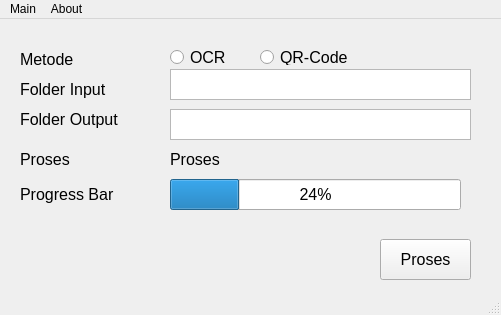
<?xml version="1.0" encoding="UTF-8"?>
<ui version="4.0">
 <class>MainWindow</class>
 <widget class="QMainWindow" name="MainWindow">
  <property name="geometry">
   <rect>
    <x>0</x>
    <y>0</y>
    <width>501</width>
    <height>315</height>
   </rect>
  </property>
  <property name="windowTitle">
   <string>MainWindow</string>
  </property>
  <widget class="QWidget" name="centralwidget">
   <widget class="QRadioButton" name="radio_OCR">
    <property name="geometry">
     <rect>
      <x>170</x>
      <y>30</y>
      <width>82</width>
      <height>17</height>
     </rect>
    </property>
    <property name="font">
     <font>
      <pointsize>12</pointsize>
     </font>
    </property>
    <property name="text">
     <string>OCR</string>
    </property>
   </widget>
   <widget class="QRadioButton" name="radio_QR">
    <property name="geometry">
     <rect>
      <x>260</x>
      <y>30</y>
      <width>101</width>
      <height>16</height>
     </rect>
    </property>
    <property name="font">
     <font>
      <pointsize>12</pointsize>
     </font>
    </property>
    <property name="text">
     <string>QR-Code</string>
    </property>
   </widget>
   <widget class="QTextEdit" name="input_path">
    <property name="geometry">
     <rect>
      <x>170</x>
      <y>50</y>
      <width>301</width>
      <height>31</height>
     </rect>
    </property>
    <property name="font">
     <font>
      <pointsize>12</pointsize>
     </font>
    </property>
   </widget>
   <widget class="QTextEdit" name="output_path">
    <property name="geometry">
     <rect>
      <x>170</x>
      <y>90</y>
      <width>301</width>
      <height>31</height>
     </rect>
    </property>
    <property name="font">
     <font>
      <pointsize>12</pointsize>
     </font>
    </property>
   </widget>
   <widget class="QProgressBar" name="progressBar">
    <property name="geometry">
     <rect>
      <x>170</x>
      <y>160</y>
      <width>291</width>
      <height>31</height>
     </rect>
    </property>
    <property name="font">
     <font>
      <pointsize>12</pointsize>
     </font>
    </property>
    <property name="value">
     <number>24</number>
    </property>
   </widget>
   <widget class="QPushButton" name="button_proses">
    <property name="geometry">
     <rect>
      <x>380</x>
      <y>220</y>
      <width>91</width>
      <height>41</height>
     </rect>
    </property>
    <property name="font">
     <font>
      <pointsize>12</pointsize>
     </font>
    </property>
    <property name="text">
     <string>Proses</string>
    </property>
   </widget>
   <widget class="QLabel" name="label_metode">
    <property name="geometry">
     <rect>
      <x>20</x>
      <y>30</y>
      <width>101</width>
      <height>21</height>
     </rect>
    </property>
    <property name="font">
     <font>
      <pointsize>12</pointsize>
     </font>
    </property>
    <property name="text">
     <string>Metode</string>
    </property>
   </widget>
   <widget class="QLabel" name="label_folder_input">
    <property name="geometry">
     <rect>
      <x>20</x>
      <y>60</y>
      <width>121</width>
      <height>21</height>
     </rect>
    </property>
    <property name="font">
     <font>
      <pointsize>12</pointsize>
     </font>
    </property>
    <property name="text">
     <string>Folder Input</string>
    </property>
   </widget>
   <widget class="QLabel" name="label_folder_output">
    <property name="geometry">
     <rect>
      <x>20</x>
      <y>90</y>
      <width>121</width>
      <height>21</height>
     </rect>
    </property>
    <property name="font">
     <font>
      <pointsize>12</pointsize>
     </font>
    </property>
    <property name="text">
     <string>Folder Output</string>
    </property>
   </widget>
   <widget class="QLabel" name="label_proses">
    <property name="geometry">
     <rect>
      <x>20</x>
      <y>130</y>
      <width>81</width>
      <height>21</height>
     </rect>
    </property>
    <property name="font">
     <font>
      <pointsize>12</pointsize>
     </font>
    </property>
    <property name="text">
     <string>Proses</string>
    </property>
   </widget>
   <widget class="QLabel" name="label_file_current">
    <property name="geometry">
     <rect>
      <x>170</x>
      <y>130</y>
      <width>81</width>
      <height>21</height>
     </rect>
    </property>
    <property name="font">
     <font>
      <pointsize>12</pointsize>
     </font>
    </property>
    <property name="text">
     <string>Proses</string>
    </property>
   </widget>
   <widget class="QLabel" name="label_progressBar">
    <property name="geometry">
     <rect>
      <x>20</x>
      <y>160</y>
      <width>111</width>
      <height>31</height>
     </rect>
    </property>
    <property name="font">
     <font>
      <pointsize>12</pointsize>
     </font>
    </property>
    <property name="text">
     <string>Progress Bar</string>
    </property>
   </widget>
  </widget>
  <widget class="QMenuBar" name="menubar">
   <property name="geometry">
    <rect>
     <x>0</x>
     <y>0</y>
     <width>501</width>
     <height>21</height>
    </rect>
   </property>
   <widget class="QMenu" name="menuMain">
    <property name="title">
     <string>Main</string>
    </property>
   </widget>
   <widget class="QMenu" name="menuAbout">
    <property name="title">
     <string>About</string>
    </property>
   </widget>
   <addaction name="menuMain"/>
   <addaction name="menuAbout"/>
  </widget>
  <widget class="QStatusBar" name="statusbar"/>
 </widget>
 <resources/>
 <connections/>
</ui>
